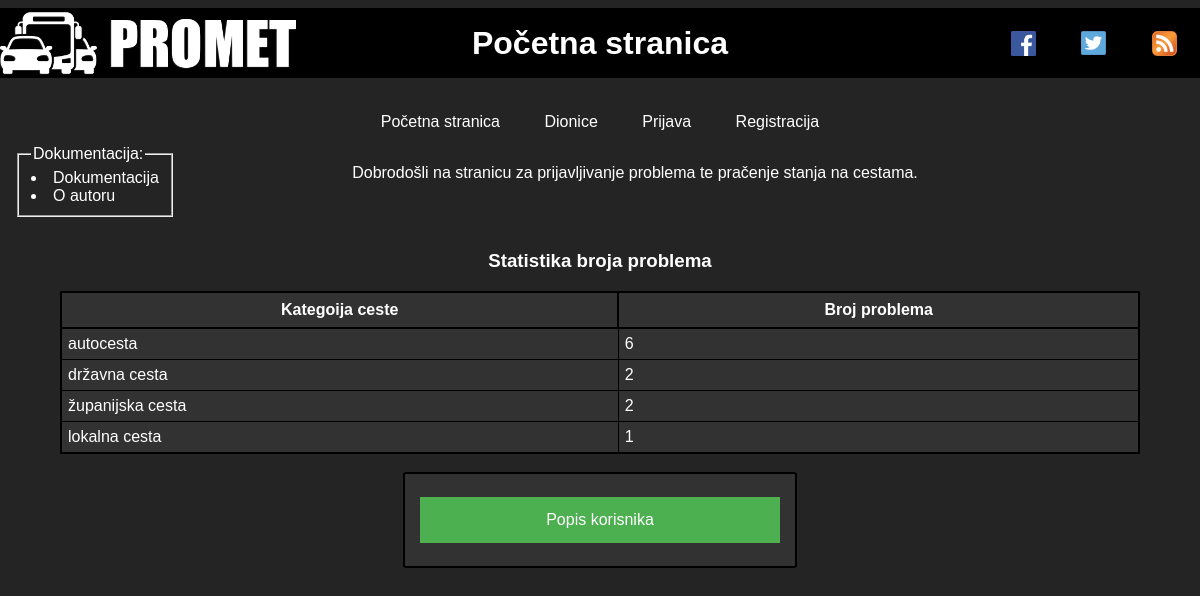
Screenshot of /Projekt/index.php with the database file from the repository.
### tables this page shows
CREATE TABLE `kategorija_ceste` (
  `ID_kategorija` int(11) NOT NULL,
  `naziv` varchar(45) NOT NULL,
  `opis` text
);

### Projekt/klase/baza.class.php (called while the page is built, shortened)
<?php
class Baza {
    private $veza = null;
    function spojiDB() {
        $this->veza = new mysqli(self::server, self::korisnik, self::lozinka, self::baza);
        $this->veza->set_charset("utf8");
        return $this->veza;
    }
    function selectDB($upit) {
        $rezultat = $this->veza->query($upit);
        return $rezultat;
    }
}
?>

### Projekt/index.php (the view, shortened to what this page needs)
<?php
    $direktorij = dirname(getcwd());
    require "$direktorij/WebDiP2020x060/klase/baza.class.php";
?>
<!DOCTYPE html>
<html lang="hr">
    <head>
        <link rel="stylesheet" type="text/css" href="css/pmihalic.css">
    </head>
    <body>
        <header>
            <h1 class="naslov"><a href="#sadrzaj">Početna stranica</a></h1>
        </header><br>
     <?php
    include 'meni.php';
    ?>
     <form style="float: left; width: 150px; min-width: 160px; background-color: #242424; border: 0px;">
     <fieldset>
      <legend>Dokumentacija:</legend>
      <label><li><a href="dokumenti/dokumentacija.html">Dokumentacija</a></li></label>
      <label><li><a href="dokumenti/autor.html">O autoru</a></li></label>
     </fieldset>
    </form>
    <section id="sadrzaj">
        <br>
        <p id="uvod">Dobrodošli na stranicu za prijavljivanje problema te pračenje stanja na cestama.</p>
        <table>
            <caption><h3>Statistika broja problema</h3></caption>
        <thead>
            <tr>
                <th>Kategoija ceste</th>
                <th>Broj problema</th>
            </tr>
        </thead>
        <tbody>
            <?php
            $veza = new Baza();
            $veza->spojiDB();
            for($i=1;$i<5;$i++){
            $upit = "SELECT COUNT(problem.ID_problem) AS 'Broj problema', kategorija_ceste.naziv FROM problem INNER JOIN cesta ON problem.ID_cesta = cesta.ID_cesta INNER JOIN kategorija_ceste ON cesta.ID_kategorija = kategorija_ceste.ID_kategorija WHERE kategorija_ceste.ID_kategorija = {$i}";
            $rezultat = $veza->selectDB($upit);
            $row = mysqli_fetch_array($rezultat);
            echo "<tr>";
                echo "<td>".$row['naziv']."</td>";
                echo "<td>".$row['Broj problema']."</td>";
            echo"</tr>";
            }
            ?>
        </tbody>
    </table>
        <br>
        <form novalidate name='sigkopija' id='sigkopija' method='get' action='index.php'>
            <input id='submit1' name='korisnici' type='submit' value='Popis korisnika'/>
        </form>
    </section>
    </body>
</html>

### Projekt/css/pmihalic.css (style rules this page uses)
body { background: #242424; color: white; font-family: "Arial"; margin-left: auto; margin-right: auto; width: 100%; }
header { background: url('../multimedija/PrometLogo.png') no-repeat left top, url('../multimedija/Facebook Icon.png') no-repeat 86% center, url('../multimedija/Twitter Icon.png') no-repeat 92% center, url('../multimedija/RSS Icon.png') no-repeat 98% center; background-size: auto 70px, 25px, 25px, 25px; background-color: black; width: 100%; height: 70px; display: flex; align-items: center; justify-content: center; }
h1,h2, footer { text-align: center; }
form { border-radius: 3px; border-color: black; background-color: #323232; padding: 15px; border-style: solid; border-width: 2px; width: 30%; min-width: 350px; margin-left: auto; margin-right: auto; }
#submit1, #submit2, #submit3, #submit4 { background-color: #4CAF50; color: white; padding: 14px 20px; margin: 8px 0; border: none; cursor: pointer; width: 100%; font-size: 16px; }
a:link, a:visited, a:active { color: white; background-color: transparent; text-decoration: none; }
table { width: 90%; margin-left: auto; margin-right: auto; background-color: #323232; border: 2px solid black; border-collapse: collapse; }
th { padding: 8px; border: 2px solid black; border-collapse: collapse; }
td { padding: 6px; border-collapse: collapse; border: 1px solid black; word-wrap: break-word; }
#uvod { margin-left: auto; margin-right: auto; width: 80%; text-align: center; }

### rows the page displays
kategorija_ceste: naziv "autocesta", Broj "6"
kategorija_ceste: naziv "državna cesta", Broj "2"
kategorija_ceste: naziv "županijska cesta", Broj "2"
kategorija_ceste: naziv "lokalna cesta", Broj "1"
